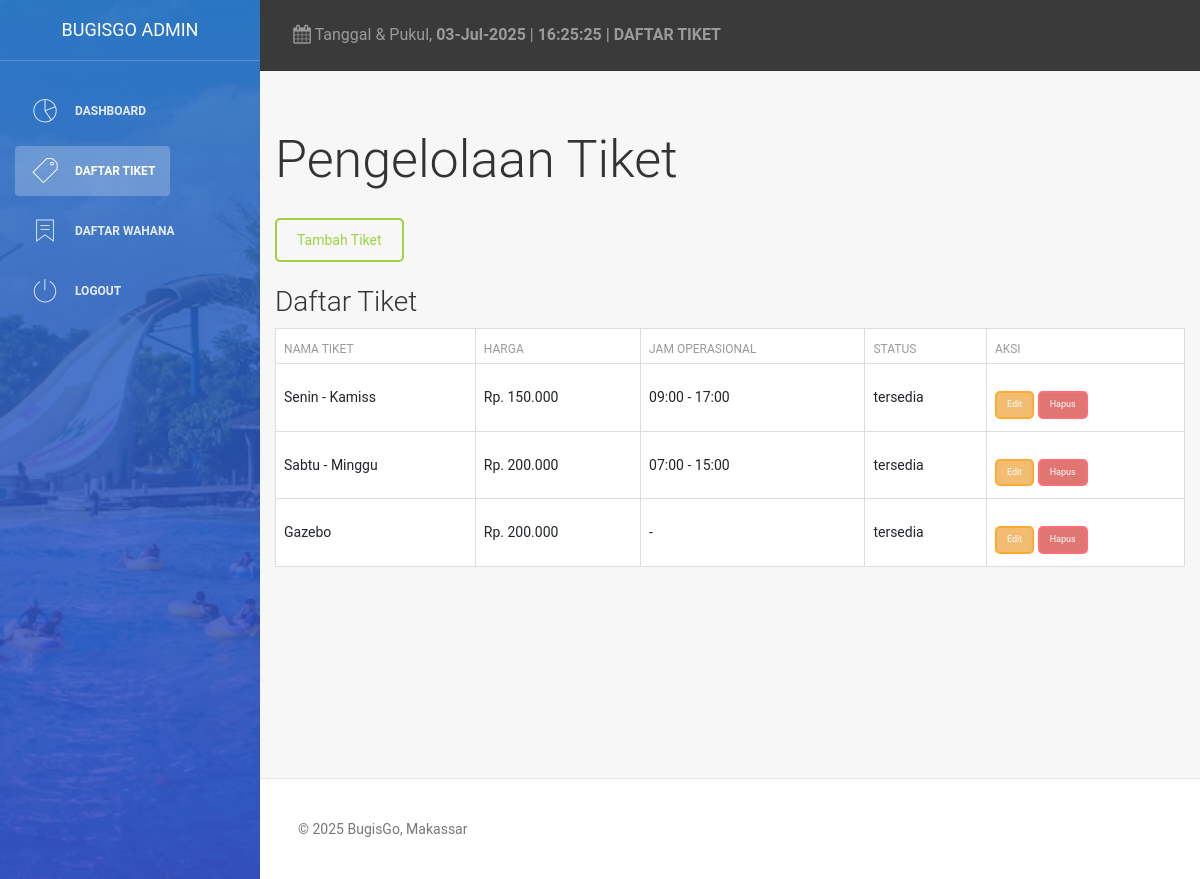
The page /admin/daftar_tiket.php (signed in) on the database its author committed.
### tables this page shows
CREATE TABLE `tiket` (
  `tiketID` int(11) NOT NULL,
  `namaWahana` varchar(100) NOT NULL,
  `harga` double NOT NULL,
  `jamOperasional` varchar(50) NOT NULL,
  `status` enum('tersedia','habis') NOT NULL
);

### admin/daftar_tiket.php (the view, shortened to what this page needs)
<?php
include('koneksi.php');
$tiketQuery = "SELECT * FROM tiket";
$tiketResult = $conn->query($tiketQuery);
?>
<!DOCTYPE html>
<html lang="id">
<head>
    <link rel="stylesheet" href="assets/css/dashboard.css">
    <link href="https://cdn.jsdelivr.net/npm/bootstrap@5.3.0-alpha1/dist/css/bootstrap.min.css" rel="stylesheet" />
    <link href="assets/css/bootstrap.min.css" rel="stylesheet" />
    <link href="assets/css/animate.min.css" rel="stylesheet" />
    <link href="assets/css/light-bootstrap-dashboard.css?v=1.4.0" rel="stylesheet" />
    <link href="assets/css/demo.css" rel="stylesheet" />
    <link href="http://maxcdn.bootstrapcdn.com/font-awesome/4.2.0/css/font-awesome.min.css" rel="stylesheet">
    <link href='assets/fonts/Pe-icon-7-stroke' rel='stylesheet' type='text/css'>
    <link href="assets/css/pe-icon-7-stroke.css" rel="stylesheet" />
</head>
<body>
<div class="wrapper">
       <div class="sidebar" data-color="blue" data-image="images/bugisgo.jpg">
        <div class="sidebar-wrapper">
            <div class="logo">
                <a href="pengelola_dashboard.php" class="simple-text">
                BugisGo Admin
                </a>
            </div>
            <ul class="nav">
                <?php if ($_SESSION['role'] == 'pengelola') { ?>
                    <li>
                    <li>
                        <a href="pengelola_dashboard.php">
                            <i class="pe-7s-graph"></i>
                            <p>Dashboard</p>
                        </a>
                    </li>
                    <li class="active">
                        <a href="daftar_tiket.php">
                            <i class="pe-7s-ticket"></i>
                            <p>Daftar Tiket</p>
                        </a>
                    </li>
                    <li>
                        <a href="wahana.php">
                            <i class="pe-7s-ribbon"></i>
                            <p>Daftar Wahana</p>
                        </a>
                    </li>
                <?php } ?>
                <li>
                    <a href="logout.php">
                        <i class="pe-7s-power"></i>
                        <p>Logout</p>
                    </a>
                </li>
            </ul>
        </div>
    </div>
        <div class="main-panel">
            <nav class="navbar navbar-default navbar-fixed">
                <div class="container-fluid">
                    <div class="collapse navbar-collapse">
                        <ul class="nav navbar-nav navbar-left">
                            <li>
                                <a href="#">
                                    <i class="fa fa-calendar"></i>
                                    <?php
                                    $tanggal = mktime(date("m"), date("d"), date("Y"));
                                    echo "Tanggal & Pukul, <b>" . date("d-M-Y", $tanggal) . "</b> ";
                                    $jam = date("H:i:s");
                                    echo "| <b>" . $jam . " | DAFTAR TIKET" . "</b>";
                                    ?>
                                </a>
                            </li>
                        </ul>
                    </div>
                </div>
            </nav>
            <div class="content">
                <div class="container-fluid">
                    <h1 class="mb-4">Pengelolaan Tiket</h1>
                    <a href="tambah_tiket_pengelola.php" class="btn btn-success mb-3">Tambah Tiket</a>
                    <h3 class="mt-4">Daftar Tiket</h3>
                    <table class="table table-bordered">
                        <thead>
                            <tr>
                                <th>Nama Tiket</th>
                                <th>Harga</th>
                                <th>Jam Operasional</th>
                                <th>Status</th>
                                <th>Aksi</th>
                            </tr>
                        </thead>
                        <tbody>
                            <?php while ($row = $tiketResult->fetch_assoc()) { ?>
                                <tr>
                                    <td><?php echo $row['namaWahana']; ?></td>
                                    <td>Rp. <?php echo number_format($row['harga'], 0, ',', '.'); ?></td>
                                    <td><?php echo $row['jamOperasional']; ?></td>
                                    <td><?php echo $row['status']; ?></td>
                                    <td>
                                        <a href="edit_tiket_pengelola.php?tiketID=<?php echo $row['tiketID']; ?>" class="btn btn-warning btn-sm">Edit</a>
                                        <a href="proses/proses_hapus_tiket.php?tiketID=<?php echo $row['tiketID']; ?>" class="btn btn-danger btn-sm" onclick="return confirm('Apakah Anda yakin ingin menghapus tiket ini?')">Hapus</a>
                                    </td>
                                </tr>
                            <?php } ?>
                        </tbody>
                    </table>
                </div>
            </div>
            <footer class="footer">
                <div class="container-fluid">
                    <p class="copyright pull-left">&copy; <script>document.write(new Date().getFullYear())</script> <a>BugisGo</a>, Makassar</p>
                </div>
            </footer>
        </div>
    </div>
</body>
</html>

### admin/assets/css/dashboard.css (style rules this page uses)
body, .container-fluid { padding: 0; margin: 0; }
.sidebar { position: fixed; top: 0; bottom: 0; right: auto; left: 0; width: 260px; display: block; z-index: 1; color: #fff; font-weight: 200; background-size: cover; background-position: center center; }
.sidebar .sidebar-wrapper { position: relative; max-height: calc(100vh - 75px); min-height: 100%; overflow: auto; width: 260px; z-index: 4; padding-bottom: 100px; }
.sidebar .logo { padding: 10px 15px; border-bottom: 1px solid rgba(255, 255, 255, 0.2); }
.sidebar .logo .simple-text { text-transform: uppercase; padding: 5px 0px; display: block; font-size: 18px; color: #FFFFFF; text-align: center; font-weight: 400; line-height: 30px; }
.sidebar .nav { margin-top: 20px; float: none; }
.sidebar .nav li > a { color: #FFFFFF; margin: 5px 15px; opacity: .86; border-radius: 4px; display: block; }
.sidebar .nav li.active > a { color: #FFFFFF; opacity: 1; background: rgba(255, 255, 255, 0.23); }
.sidebar .nav p { margin: 0; line-height: 30px; font-size: 12px; font-weight: 600; text-transform: uppercase; margin-left: 45px; }
.sidebar .nav i { font-size: 28px; float: left; margin-right: 15px; line-height: 30px; width: 30px; text-align: center; }
.sidebar:after, .sidebar:before { display: block; content: ""; position: absolute; width: 100%; height: 100%; top: 0; left: 0; z-index: 2; }
.sidebar:before { opacity: .33; background: #000000; }
.sidebar:after { background: #787878; background: -moz-linear-gradient(top, #787878 0%, #343434 100%); background: -webkit-gradient(linear, left top, left bottom, color-stop(0%, #787878), color-stop(100%, #343434)); background: -webkit-linear-gradient(top, #787878 0%, #343434 100%); background: -o-linear-gradient(top, #787878 0%, #343434 100%); background: -ms-linear-gradient(top, #787878 0%, #343434 100%); background: linear-gradient(to bottom, #787878 0%, #343434 100%); background-size: 150% 150%; z-index: 3; opacity: 1; }
.sidebar[data-image]:after, .sidebar.has-image:after { opacity: .77; }
.sidebar[data-color="blue"]:after { background: #1F77D0; background: -moz-linear-gradient(top, #1F77D0 0%, #533ce1 100%); background: -webkit-gradient(linear, left top, left bottom, color-stop(0%, #1F77D0), color-stop(100%, #533ce1)); background: -webkit-linear-gradient(top, #1F77D0 0%, #533ce1 100%); background: -o-linear-gradient(top, #1F77D0 0%, #533ce1 100%); background: -ms-linear-gradient(top, #1F77D0 0%, #533ce1 100%); background: linear-gradient(to bottom, #1F77D0 0%, #533ce1 100%); background-size: 150% 150%; }
.main-panel { position: relative; z-index: 2; float: right; width: calc(100% - 260px); }
.main-panel > .content { padding: 30px 15px; min-height: calc(100% - 123px); }
.main-panel > .footer { border-top: 1px solid #e7e7e7; }
.main-panel .navbar { margin-bottom: 0; }
.sidebar, .main-panel { max-height: 100%; height: 100%; -webkit-transition-property: top,bottom; transition-property: top,bottom; -webkit-transition-duration: .2s,.2s; transition-duration: .2s,.2s; -webkit-transition-timing-function: linear,linear; transition-timing-function: linear,linear; -webkit-overflow-scrolling: touch; }
.btn-sm { padding: 5px 10px; font-size: 0.9rem; }
.btn-warning { background-color: #f0ad4e; color: white; }
.btn-danger { background-color: #d9534f; color: white; }
footer { margin-top: 30px; text-align: center; background-color: #f1f1f1; padding: 20px; }
.navbar { background-color: #3a3a3a; color: white; }

### admin/assets/css/demo.css (style rules this page uses)
.btn { padding: 10px 20px; margin-top: 15px; border-radius: 5px; }
body, .container-fluid { padding: 0; margin: 0; }
.btn-sm { padding: 5px 10px; font-size: 0.9rem; }
.btn-warning { background-color: #f0ad4e; color: white; }
.btn-danger { background-color: #d9534f; color: white; }
footer { margin-top: 30px; text-align: center; background-color: #f1f1f1; padding: 20px; }
.navbar { background-color: #3a3a3a; color: white; }

### rows shown on the page
tiket: namaWahana "Senin - Kamiss", harga "150.000", jamOperasional "09:00 - 17:00", status "tersedia"
tiket: namaWahana "Sabtu - Minggu", harga "200.000", jamOperasional "07:00 - 15:00", status "tersedia"
tiket: namaWahana "Gazebo", harga "200.000", jamOperasional "-", status "tersedia"
